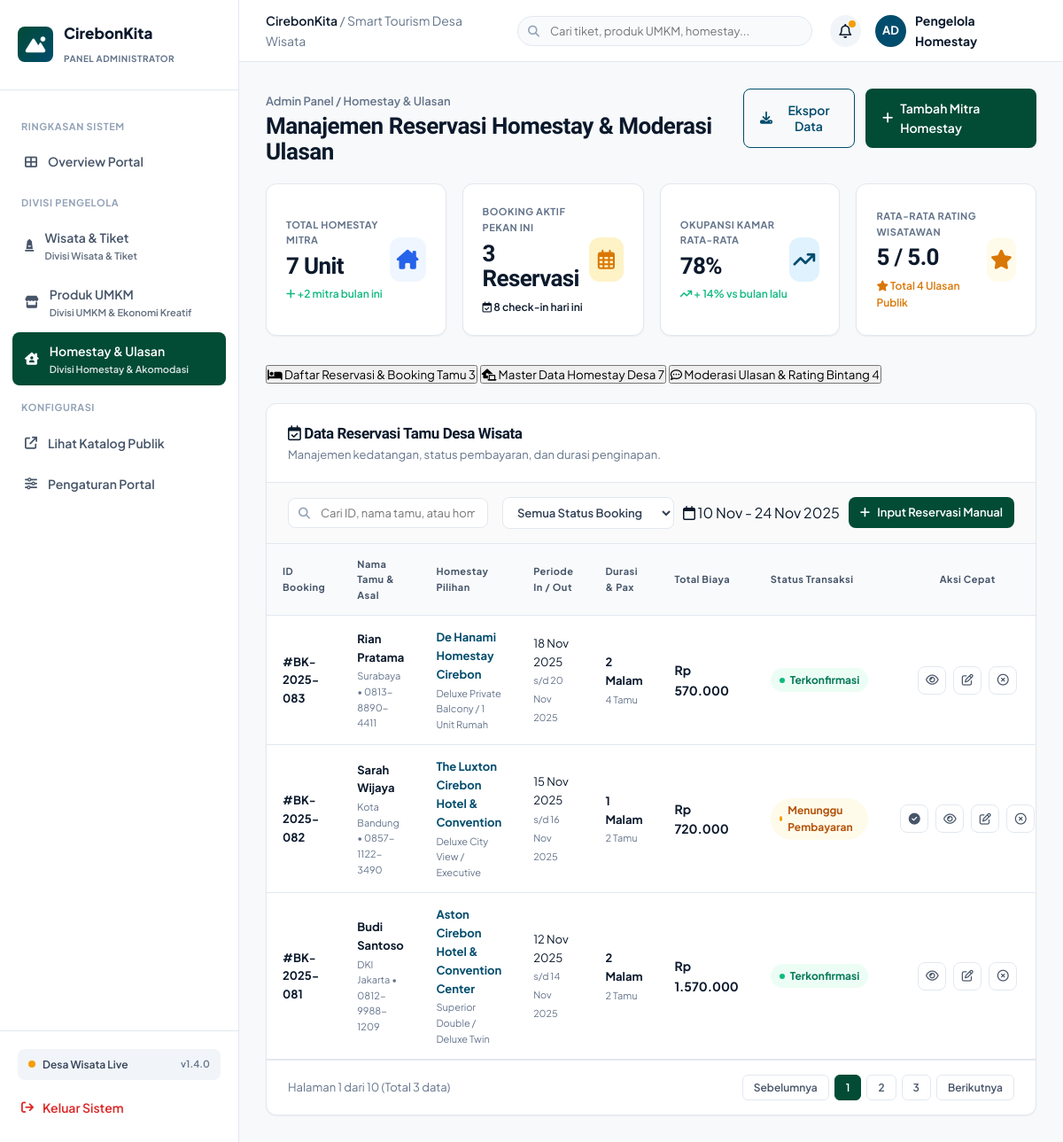
The app's page /cirebonkita/public/homestay/admin (signed in) with its own data.
### tables this page shows
CREATE TABLE `ulasan` (
  `id` INT AUTO_INCREMENT PRIMARY KEY,
  `homestay_id` INT NOT NULL,
  `nama_pengulas` VARCHAR(100) NOT NULL,
  `rating_bintang` INT NOT NULL CHECK (`rating_bintang` BETWEEN 1 AND 5),
  `komentar` TEXT NOT NULL,
  `status_moderasi` ENUM('Disetujui', 'Menunggu Moderasi', 'Ditolak') DEFAULT 'Disetujui',
  `created_at` TIMESTAMP DEFAULT CURRENT_TIMESTAMP,
  CONSTRAINT `fk_ulasan_homestay` FOREIGN KEY (`homestay_id`) REFERENCES `homestay` (`id`) ON DELETE CASCADE
);

CREATE TABLE `booking` (
  `id` INT AUTO_INCREMENT PRIMARY KEY,
  `booking_code` VARCHAR(50) NOT NULL UNIQUE,
  `homestay_id` INT NOT NULL,
  `nama_tamu` VARCHAR(100) NOT NULL,
  `asal_kota` VARCHAR(100) DEFAULT 'Cirebon',
  `kontak` VARCHAR(30) NOT NULL,
  `tgl_checkin` DATE NOT NULL,
  `tgl_checkout` DATE NOT NULL,
  `durasi_malam` INT NOT NULL,
  `jumlah_tamu` INT NOT NULL DEFAULT 2,
  `total_biaya` DECIMAL(10,2) NOT NULL,
  `status_transaksi` ENUM('Terkonfirmasi', 'Menunggu Pembayaran', 'Selesai', 'Batal') DEFAULT 'Terkonfirmasi',
  `created_at` TIMESTAMP DEFAULT CURRENT_TIMESTAMP,
  CONSTRAINT `fk_booking_homestay` FOREIGN KEY (`homestay_id`) REFERENCES `homestay` (`id`) ON DELETE CASCADE
);

CREATE TABLE `homestay` (
  `id` INT AUTO_INCREMENT PRIMARY KEY,
  `nama_homestay` VARCHAR(150) NOT NULL,
  `tipe_kamar` VARCHAR(100) NOT NULL,
  `kapasitas_tamu` INT NOT NULL DEFAULT 2,
  `harga_per_malam` DECIMAL(10,2) NOT NULL,
  `fasilitas` VARCHAR(255) NOT NULL,
  `lokasi` VARCHAR(200) NOT NULL,
  `jarak_pusat` VARCHAR(100) DEFAULT '250m dari Keraton',
  `foto` VARCHAR(255) NOT NULL,
  `nama_pemilik` VARCHAR(100) NOT NULL,
  `kontak_pemilik` VARCHAR(30) NOT NULL,
  `status_kamar` ENUM('Tersedia', 'Penuh', 'Renovasi') DEFAULT 'Tersedia',
  `created_at` TIMESTAMP DEFAULT CURRENT_TIMESTAMP,
  `updated_at` TIMESTAMP DEFAULT CURRENT_TIMESTAMP ON UPDATE CURRENT_TIMESTAMP
);

### cirebonkita/app/views/admin/homestay/index.php (the view, shortened to what the rows shown need)
<!DOCTYPE html>
<html lang="id">
<head>
    <link rel="stylesheet" href="<?= BASEURL; ?>/assets/css/style.css">
    <link rel="stylesheet" href="https://cdnjs.cloudflare.com/ajax/libs/font-awesome/6.4.0/css/all.min.css">
</head>
<body class="admin-body">
<div class="admin-wrapper">
    <aside class="admin-sidebar">
        <div class="sidebar-brand">
            <div class="sidebar-brand-icon"><i class="fa-solid fa-mountain-sun"></i></div>
            <div>
                <h4 class="sidebar-title">CirebonKita</h4>
                <span class="sidebar-subtitle">PANEL ADMINISTRATOR</span>
            </div>
        </div>
        <div class="sidebar-menu-wrapper">
            <div class="sidebar-section-title">RINGKASAN SISTEM</div>
            <a href="<?= BASEURL; ?>/admin" class="sidebar-nav-item">
                <i class="fa-solid fa-table-cells-large"></i>
                <span>Overview Portal</span>
            </a>
            <div class="sidebar-section-title">DIVISI PENGELOLA</div>
            <a href="<?= BASEURL; ?>/wisata/admin" class="sidebar-nav-item">
                <i class="fa-solid fa-monument"></i>
                <div class="nav-label-box">
                    <span class="nav-title">Wisata & Tiket</span>
                    <small class="nav-dev">Divisi Wisata & Tiket</small>
                </div>
            </a>
            <a href="<?= BASEURL; ?>/umkm/admin" class="sidebar-nav-item">
                <i class="fa-solid fa-store"></i>
                <div class="nav-label-box">
                    <span class="nav-title">Produk UMKM</span>
                    <small class="nav-dev">Divisi UMKM & Ekonomi Kreatif</small>
                </div>
            </a>
            <a href="<?= BASEURL; ?>/homestay/admin" class="sidebar-nav-item active">
                <i class="fa-solid fa-house-chimney-user"></i>
                <div class="nav-label-box">
                    <span class="nav-title">Homestay & Ulasan</span>
                    <small class="nav-dev">Divisi Homestay & Akomodasi</small>
                </div>
            </a>
            <div class="sidebar-section-title">KONFIGURASI</div>
            <a href="<?= BASEURL; ?>/homestay" target="_blank" class="sidebar-nav-item">
                <i class="fa-solid fa-arrow-up-right-from-square"></i>
                <span>Lihat Katalog Publik</span>
            </a>
            <a href="#" class="sidebar-nav-item">
                <i class="fa-solid fa-sliders"></i>
                <span>Pengaturan Portal</span>
            </a>
        </div>
        <div class="sidebar-bottom-box">
            <div class="live-pill-tag">
                <span class="live-dot"></span> Desa Wisata Live <span class="version-badge">v1.4.0</span>
            </div>
            <a href="<?= BASEURL; ?>/auth/logout" class="sidebar-logout-btn">
                <i class="fa-solid fa-arrow-right-from-bracket"></i> Keluar Sistem
            </a>
        </div>
    </aside>
    <main class="admin-main">
        <header class="admin-topbar">
            <div class="topbar-breadcrumbs">
                <a href="<?= BASEURL; ?>/admin">CirebonKita</a> / <span>Smart Tourism Desa Wisata</span>
            </div>
            <div class="topbar-search">
                <i class="fa-solid fa-magnifying-glass"></i>
                <input type="text" placeholder="Cari tiket, produk UMKM, homestay...">
            </div>
            <div class="topbar-right">
                <div class="notif-box">
                    <i class="fa-regular fa-bell"></i>
                    <span class="notif-dot"></span>
                </div>
                <div class="admin-profile-pill">
                    <div class="profile-avatar">AD</div>
                    <span class="profile-name">Pengelola Homestay</span>
                </div>
            </div>
        </header>
        <div class="admin-content-pad">
            <div class="content-header-title">
                <div>
                    <span class="breadcrumb-sub">Admin Panel / Homestay &amp; Ulasan</span>
                    <h1 class="main-page-title">Manajemen Reservasi Homestay &amp; Moderasi Ulasan</h1>
                </div>
                <div class="header-action-group">
                    <button type="button" class="btn btn-outline-teal" onclick="window.print()">
                        <i class="fa-solid fa-download"></i> Ekspor Data
                    </button>
                    <a href="<?= BASEURL; ?>/homestay/create" class="btn btn-teal-solid">
                        <i class="fa-solid fa-plus"></i> Tambah Mitra Homestay
                    </a>
                </div>
            </div>
            <div class="kpi-cards-grid-4 mt-20">
                <div class="kpi-card">
                    <div class="kpi-info">
                        <span class="kpi-label">TOTAL HOMESTAY MITRA</span>
                        <h2 class="kpi-val"><?= $kpi['total_unit']; ?> Unit</h2>
                        <span class="kpi-trend text-success"><i class="fa-solid fa-plus"></i> +2 mitra bulan ini</span>
                    </div>
                    <div class="kpi-icon-box bg-blue-light">
                        <i class="fa-solid fa-house-chimney"></i>
                    </div>
                </div>
                <div class="kpi-card">
                    <div class="kpi-info">
                        <span class="kpi-label">BOOKING AKTIF PEKAN INI</span>
                        <h2 class="kpi-val"><?= $kpi['booking_aktif']; ?> Reservasi</h2>
                        <span class="kpi-trend text-amber"><i class="fa-regular fa-calendar-check"></i> 8 check-in hari ini</span>
                    </div>
                    <div class="kpi-icon-box bg-amber-light">
                        <i class="fa-regular fa-calendar-days text-amber"></i>
                    </div>
                </div>
                <div class="kpi-card">
                    <div class="kpi-info">
                        <span class="kpi-label">OKUPANSI KAMAR RATA-RATA</span>
                        <h2 class="kpi-val"><?= $kpi['okupansi']; ?>%</h2>
                        <span class="kpi-trend text-success"><i class="fa-solid fa-arrow-trend-up"></i> &plus; 14% vs bulan lalu</span>
                    </div>
                    <div class="kpi-icon-box bg-teal-light">
                        <i class="fa-solid fa-arrow-trend-up text-teal"></i>
                    </div>
                </div>
                <div class="kpi-card">
                    <div class="kpi-info">
                        <span class="kpi-label">RATA-RATA RATING WISATAWAN</span>
                        <h2 class="kpi-val"><?= $kpi['avg_rating']; ?> / 5.0</h2>
                        <span class="kpi-trend text-gold"><i class="fa-solid fa-star"></i> Total <?= $kpi['total_ulasan']; ?> Ulasan Publik</span>
                    </div>
                    <div class="kpi-icon-box bg-gold-light">
                        <i class="fa-solid fa-star text-gold"></i>
                    </div>
                </div>
            </div>
            <div class="subnav-tabs-row mt-30">
                <button class="subnav-pill active" id="tabBookingBtn">
                    <i class="fa-solid fa-bed"></i> Daftar Reservasi & Booking Tamu <span class="badge-count-pill"><?= count($bookingList); ?></span>
                </button>
                <button class="subnav-pill" id="tabMasterHomestayBtn">
                    <i class="fa-solid fa-house-laptop"></i> Master Data Homestay Desa <span class="badge-count-pill"><?= count($homestayList); ?></span>
                </button>
                <button class="subnav-pill" id="tabModerasiUlasanBtn">
                    <i class="fa-regular fa-comment-dots"></i> Moderasi Ulasan & Rating Bintang <span class="badge-count-pill"><?= count($ulasanList); ?></span>
                </button>
            </div>
            <div class="admin-table-card mt-20" id="tabContentBooking">
                <div class="table-card-header">
                    <div>
                        <h3 class="table-card-title"><i class="fa-regular fa-calendar-check"></i> Data Reservasi Tamu Desa Wisata</h3>
                        <p class="table-card-sub">Manajemen kedatangan, status pembayaran, dan durasi penginapan.</p>
                    </div>
                </div>
                <div class="table-toolbar">
                    <div class="search-input-wrap">
                        <i class="fa-solid fa-magnifying-glass"></i>
                        <input type="text" id="bookingSearchTable" placeholder="Cari ID, nama tamu, atau homestay...">
                    </div>
                    <div class="filter-dropdown-wrap">
                        <select id="filterBookingStatus" class="form-select-sm">
                            <option value="">Semua Status Booking</option>
                        </select>
                        <div class="date-filter-box">
                            <i class="fa-regular fa-calendar"></i>
                            <span>10 Nov - 24 Nov 2025</span>
                        </div>
                        <a href="<?= BASEURL; ?>/homestay" target="_blank" class="btn btn-teal-solid btn-sm">
                            <i class="fa-solid fa-plus"></i> Input Reservasi Manual
                        </a>
                    </div>
                </div>
                <div class="table-responsive">
                    <table class="data-table" id="tableBooking">
                        <thead>
                            <tr>
                                <th>ID Booking</th>
                                <th>Nama Tamu & Asal</th>
                                <th>Homestay Pilihan</th>
                                <th>Periode In / Out</th>
                                <th>Durasi & Pax</th>
                                <th>Total Biaya</th>
                                <th>Status Transaksi</th>
                                <th style="text-align: center;">Aksi Cepat</th>
                            </tr>
                        </thead>
                        <tbody>
                            <?php foreach ($bookingList as $b): ?>
                                <tr>
                                    <td><strong><?= htmlspecialchars($b['booking_code']); ?></strong></td>
                                    <td>
                                        <strong><?= htmlspecialchars($b['nama_tamu']); ?></strong>
                                        <small class="table-sub-info"><?= htmlspecialchars($b['asal_kota'] ?? 'DKI Jakarta'); ?> &bull; <?= htmlspecialchars($b['kontak']); ?></small>
                                    </td>
                                    <td>
                                        <strong class="text-teal"><?= htmlspecialchars($b['nama_homestay']); ?></strong>
                                        <small class="table-sub-info"><?= htmlspecialchars($b['tipe_kamar']); ?></small>
                                    </td>
                                    <td>
                                        <div class="date-cell">
                                            <span><?= date('d M Y', strtotime($b['tgl_checkin'])); ?></span>
                                            <small class="text-muted">s/d <?= date('d M Y', strtotime($b['tgl_checkout'])); ?></small>
                                        </div>
                                    </td>
                                    <td>
                                        <strong><?= $b['durasi_malam']; ?> Malam</strong>
                                        <small class="table-sub-info"><?= $b['jumlah_tamu']; ?> Tamu</small>
                                    </td>
                                    <td>
                                        <strong class="price-val-table">Rp <?= number_format($b['total_biaya'], 0, ',', '.'); ?></strong>
                                    </td>
                                    <td>
                                        <?php if ($b['status_transaksi'] === 'Terkonfirmasi'): ?>
                                            <span class="status-badge status-active"><span class="dot"></span> Terkonfirmasi</span>
                                        <?php elseif ($b['status_transaksi'] === 'Menunggu Pembayaran'): ?>
                                            <span class="status-badge status-warning"><span class="dot"></span> Menunggu Pembayaran</span>
                                        <?php else: ?>
                                            <span class="status-badge status-danger"><span class="dot"></span> <?= htmlspecialchars($b['status_transaksi']); ?></span>
                                        <?php endif; ?>
                                    </td>
                                    <td>
                                        <div class="action-btn-row">
                                            <?php if ($b['status_transaksi'] === 'Menunggu Pembayaran'): ?>
                                                <a href="<?= BASEURL; ?>/homestay/updateStatusBooking/<?= $b['id']; ?>/Terkonfirmasi" class="btn-action-confirm" title="Konfirmasi Pembayaran">
                                                    <i class="fa-solid fa-circle-check"></i>
                                                </a>
                                            <?php endif; ?>
                                            <a href="#" class="btn-action-view" title="Lihat"><i class="fa-regular fa-eye"></i></a>
                                            <a href="#" class="btn-action-edit" title="Edit"><i class="fa-regular fa-pen-to-square"></i></a>
                                            <a href="<?= BASEURL; ?>/homestay/updateStatusBooking/<?= $b['id']; ?>/Batal" class="btn-action-delete" title="Batalkan"><i class="fa-regular fa-circle-xmark"></i></a>
                                        </div>
                                    </td>
                                </tr>
                            <?php endforeach; ?>
                        </tbody>
                    </table>
                </div>
                <div class="table-footer-pagination">
                    <span class="table-entry-info">Halaman 1 dari 10 (Total <?= count($bookingList); ?> data)</span>
                    <div class="pagination-buttons">
                        <button class="page-link-btn disabled">Sebelumnya</button>
                        <button class="page-link-btn active">1</button>
                        <button class="page-link-btn">2</button>
                        <button class="page-link-btn">3</button>
                        <button class="page-link-btn">Berikutnya</button>
                    </div>
                </div>
            </div>
        </div>
    </main>
</div>
</body>
</html>

### records on screen
ulasan: homestay "3", rating_bintang "5", id "4"
booking: booking_code "#BK-2025-083", nama_tamu "Rian Pratama", asal_kota "Surabaya", kontak "0813-8890-4411", homestay.nama_homestay "De Hanami Homestay Cirebon", homestay.tipe_kamar "Deluxe Private Balcony / 1 Unit Rumah", tgl_checkin "18 Nov 2025", tgl_checkout "20 Nov 2025", durasi_malam "2", jumlah_tamu "4", total_biaya "570.000", status_transaksi "Terkonfirmasi" (drawn)
booking: booking_code "#BK-2025-082", nama_tamu "Sarah Wijaya", asal_kota "Kota Bandung", kontak "0857-1122-3490", homestay.nama_homestay "The Luxton Cirebon Hotel & Convention", homestay.tipe_kamar "Deluxe City View / Executive", tgl_checkin "15 Nov 2025", tgl_checkout "16 Nov 2025", durasi_malam "1", jumlah_tamu "2", total_biaya "720.000", shows "Menunggu Pembayaran"
booking: booking_code "#BK-2025-081", nama_tamu "Budi Santoso", asal_kota "DKI Jakarta", kontak "0812-9988-1209", homestay.nama_homestay "Aston Cirebon Hotel & Convention Center", homestay.tipe_kamar "Superior Double / Deluxe Twin", tgl_checkin "12 Nov 2025", tgl_checkout "14 Nov 2025", durasi_malam "2", jumlah_tamu "2", total_biaya "1.570.000", status_transaksi "Terkonfirmasi" (drawn)

### other values on screen
$kpi['total_unit'] "7"
$kpi['okupansi'] "78"
count($bookingList) "3"
count($homestayList) "7"
count($ulasanList) "4"
